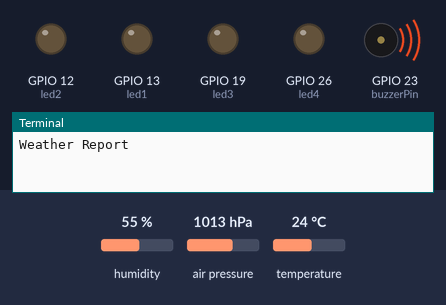
A program run on a simulated Raspberry Pi (BCM pin numbers). Shown: output pins drawn as LEDs (lit = HIGH), buzzer (waves = sounding, pin HIGH), the last lines printed to the terminal. The test bench sets the inputs (shaded band); at power-on: humidity 55 %, air pressure 1013 hPa, temperature 24 °C. At 0.8 s the program stops and its outputs stay as they are.

Above: at 0.1 s.
At 0.8 s:
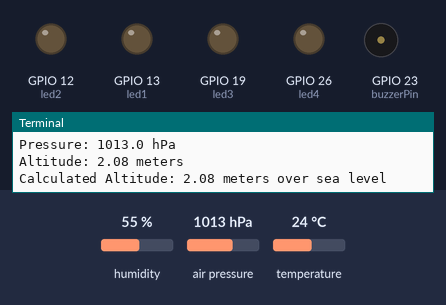
Timing chart, 0 to 2.3 s (numbered marks = the images above):
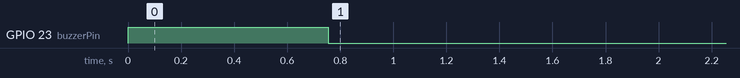

Measured:
- by itself, GPIO 23 (buzzerPin): LOW → HIGH at 0.00 s, → LOW 0.75 s later

The program:

weather.py
```python
from config import *
import w1thermsensor
import board
import busio
import adafruit_bme280.advanced as adafruit_bme280

'''
Wykorzystując treść opisaną w lab09.pdf proszę o wykonanie zadania:

Napisz program, który zmierzy temperaturę, ciśnienie i wilgotność. Wartości te mają się wyświetlać na konsoli.
Dodatkowo korzystając z wzoru na wysokość barometryczną (https://ep.com.pl/projekty/projekty-ep/15452-wysokosciomierz-barometryczny)
proszę obliczyć aktualną wysokość nad poziomem morza.
'''


def ds18b20() -> None:
    sensor = w1thermsensor.W1ThermSensor()
    temp = sensor.get_temperature()
    print(f'\nDS18B200 Temp : {temp} ' + chr(176)+'C')


def bme280() -> None:
    i2c = busio.I2C(board.SCL, board.SDA)
    bme280 = adafruit_bme280.Adafruit_BME280_I2C(i2c, 0x76)

    bme280.sea_level_pressure = 1013.25
    bme280.standby_period = adafruit_bme280.STANDBY_TC_500
    bme280.iir_filter = adafruit_bme280.IIR_FILTER_X16
    bme280.overscan_pressure = adafruit_bme280.OVERSCAN_X16
    bme280.overscan_humidity = adafruit_bme280.OVERSCAN_X1
    bme280.overscan_temperature = adafruit_bme280.OVERSCAN_X2

    print('\nBME280:')
    print(f'Temperature: {bme280.temperature:0.1f} ' + chr(176)+'C')
    print(f'Humidity: {bme280.humidity:0.1f} %')
    print(f'Pressure: {bme280.pressure:0.1f} hPa')
    print(f'Altitude: {bme280.altitude:0.2f} meters')

    altitude = (44330.0 * (1.0 - pow(bme280.pressure /
                bme280.sea_level_pressure, 0.1903)))
    print(f'Calculated Altitude: {altitude:0.2f} meters over sea level')


def test() -> None:
    print("Weather Report")
    ds18b20()
    bme280()
    GPIO.cleanup()


if __name__ == "__main__":
    test()
```

config.py
```python
#!/usr/bin/env python3
# pylint: disable=no-member

import RPi.GPIO as GPIO

# pin numbers in BCM
GPIO.setmode(GPIO.BCM)
GPIO.setwarnings(False)

led1 = 13
led2 = 12
led3 = 19
led4 = 26
GPIO.setup(led1, GPIO.OUT)
GPIO.setup(led2, GPIO.OUT)
GPIO.setup(led3, GPIO.OUT)
GPIO.setup(led4, GPIO.OUT)

buttonRed = 5
buttonGreen = 6
encoderLeft = 17
encoderRight = 27
GPIO.setup(buttonRed, GPIO.IN, pull_up_down=GPIO.PUD_UP)
GPIO.setup(buttonGreen, GPIO.IN, pull_up_down=GPIO.PUD_UP)
GPIO.setup(encoderLeft, GPIO.IN, pull_up_down=GPIO.PUD_UP)
GPIO.setup(encoderRight, GPIO.IN, pull_up_down=GPIO.PUD_UP)

buzzerPin = 23
GPIO.setup(buzzerPin, GPIO.OUT)
GPIO.output(buzzerPin, 1)

ws2812pin = 8


def configInfo() -> None:
    print('This is only configuration file.\n')


if __name__ == "__main__":
    configInfo()
```
